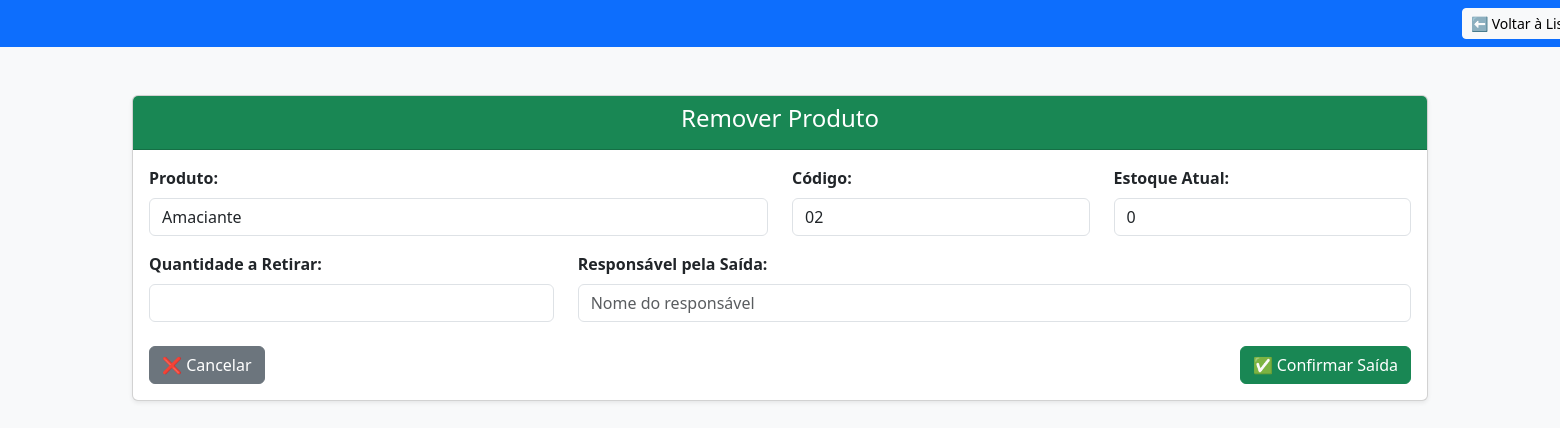
The app's page /deletar/2 with its own data.
### app.py (models this page shows)
class Item(db.Model):
    id = db.Column(db.Integer, primary_key=True)
    codigo = db.Column(db.String(20), unique=True, nullable=False)
    produto = db.Column(db.String(100), nullable=False)
    quantidade_estoque = db.Column(db.Integer, nullable=False)
    validade = db.Column(db.String(20))
    preco = db.Column(db.Float)
    comentario = db.Column(db.String(255))  # <-- Adicionado

### app.py (the view)
@app.route('/deletar/<int:id>')
def deletar(id):
    return removeproduct(id)

### app.py (called while the page is built, shortened)
@app.route('/removeproduct/<int:id>', methods=['GET', 'POST'])
def removeproduct(id):
    item = Item.query.get_or_404(id)
    return render_template('removeproduct.html', item=item)

### templates/removeproduct.html (shortened to what this page needs)
<!DOCTYPE html>
<html lang="pt-br">
<head>
    <link href="https://cdn.jsdelivr.net/npm/bootstrap@5.3.2/dist/css/bootstrap.min.css" rel="stylesheet">
</head>
<body class="bg-light">
    <nav class="navbar navbar-expand-lg navbar-dark bg-primary">
        <div class="container-fluid">
            <div class="d-flex">
                <a href="{{ url_for('index') }}" class="btn btn-light btn-sm me-2" style="position: relative; top: 0px; left: 1450px;">⬅ Voltar à Lista</a>
            </div>
        </div>
    </nav>
    <div class="container mt-5">
        <div class="card shadow-sm">
            <div class="card-header bg-success text-white text-center">
                <h4>Remover Produto</h4>
            </div>
            <div class="card-body">
                <form action="{{ url_for('removeproduct', id=item.id) }}" method="POST" class="needs-validation" novalidate>
                    <div class="row mb-3">
                        <div class="col-md-6">
                            <label class="form-label fw-bold">Produto:</label>
                            <input type="text" class="form-control" value="{{ item.produto }}" readonly>
                        </div>
                        <div class="col-md-3">
                            <label class="form-label fw-bold">Código:</label>
                            <input type="text" class="form-control" value="{{ item.codigo }}" readonly>
                        </div>
                        <div class="col-md-3">
                            <label class="form-label fw-bold">Estoque Atual:</label>
                            <input type="text" class="form-control" value="{{ item.quantidade_estoque }}" readonly>
                        </div>
                    </div>
                    <div class="row mb-3">
                        <div class="col-md-4">
                            <label class="form-label fw-bold">Quantidade a Retirar:</label>
                            <input type="number" name="quantidade" class="form-control" min="1" max="{{ item.quantidade_estoque }}" required>
                        </div>
                        <div class="col-md-8">
                            <label class="form-label fw-bold">Responsável pela Saída:</label>
                            <input type="text" name="responsavel" class="form-control" placeholder="Nome do responsável" required>
                        </div>
                    </div>
                    <div class="d-flex justify-content-between mt-4">
                        <a href="{{ url_for('index') }}" class="btn btn-secondary">
                            ❌ Cancelar
                        </a>
                        <button type="submit" class="btn btn-success">
                            ✅ Confirmar Saída
                        </button>
                    </div>
                </form>
            </div>
        </div>
    </div>
</body>
</html>

### records on screen
Item: produto "Amaciante", codigo "02", quantidade_estoque "0"
